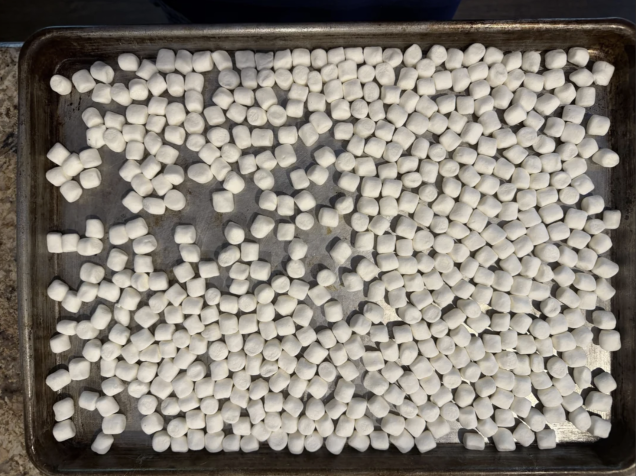
#> input picture marshmallows.png, 1272 x 952 px (shown at 1/2 size)
$ python watershed_contribution.py
#> lines starting #> are read from the running program, lines starting #| are printed output that depends on the picture; after the words box and inside, x2 and y2 are one past the last pixel; in counts of white or black regions, pixels touching at a corner belong together
"""How much of the count comes from thresholding, and how much from watershed?

Answer: thresholding alone gets you less than half. At t=165 the single largest
connected component contains ~160 touching marshmallows.
"""
import numpy as np
from PIL import Image
from scipy import ndimage as ndi
from skimage.measure import label, regionprops
from _common import IMAGE, TRUTH

g = np.array(Image.open(IMAGE).convert("L"))
ST = np.ones((3, 3), bool)

print(f"{'thresh':>7}{'raw blobs':>11}{'after area cut':>16}{'largest blob':>14}{'= mallows':>11}")
for t in (165, 175, 185, 195, 200, 205, 210):
    m = ndi.binary_opening(g > t, structure=ST, iterations=2)
    props = regionprops(label(m))
    a = np.array([p.area for p in props])
    med = np.median(a)
    print(f"{t:>7}{len(props):>11}{int((a >= 0.40*med).sum()):>16}"
          f"{int(a.max()):>14}{a.max()/med:>10.0f}x")
#> this loop made 7 passes
#> med on passes 1 to 7: 936, 850, 704, 501.5, 406, 300, 214
#|     165        164             141        150209       160x
#|     175        266             242         21245        25x
#|     185        385             359          5282         8x
#|     195        506             435          3013         6x
#|     200        531             436          1412         3x
#|     205        548             413          1121         4x
#|     210        477             370           928         4x
#> pass 1, `m = ndi.binary_opening(g > t, structure=ST, iterations=2)`:
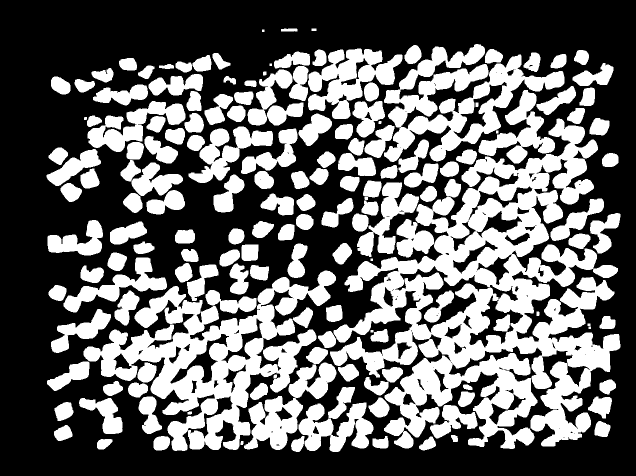
#> m: shape (952, 1272) bool (shown at 1/2 size); 40.6% white; 164 white regions, largest, box (x1, y1, x2, y2) and area: (660, 237, 1241, 898) 150209, (167, 541, 672, 902) 62769, (768, 88, 1129, 324) 31721
#> pass 2, `m = ndi.binary_opening(g > t, structure=ST, iterations=2)`:
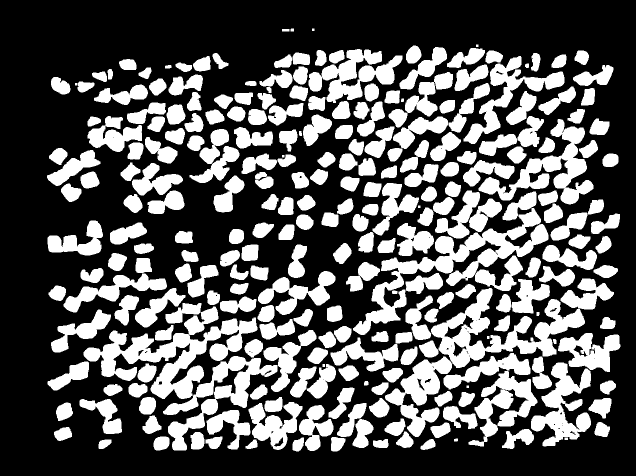
#> m: shape (952, 1272) bool (shown at 1/2 size); 35.4% white; 266 white regions, largest, box (x1, y1, x2, y2) and area: (167, 613, 515, 798) 21245, (706, 416, 1097, 670) 18825, (862, 576, 1170, 736) 16270
#> pass 3, `m = ndi.binary_opening(g > t, structure=ST, iterations=2)`:
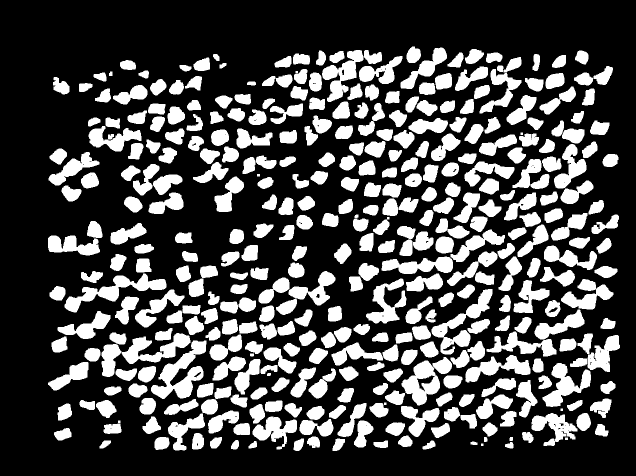
#> m: shape (952, 1272) bool (shown at 1/2 size); 29.2% white; 385 white regions, largest, box (x1, y1, x2, y2) and area: (302, 681, 413, 798) 5282, (129, 547, 333, 625) 4606, (803, 714, 904, 811) 4484
#> after the loop:
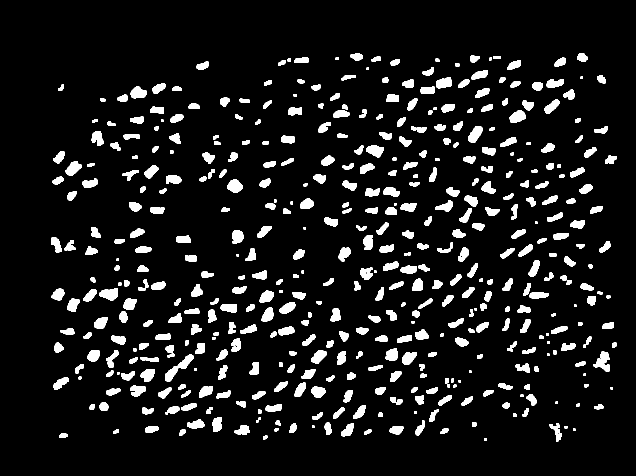
#> m: shape (952, 1272) bool (shown at 1/2 size); 8.8% white; 477 white regions, largest, box (x1, y1, x2, y2) and area: (330, 709, 388, 763) 928, (1187, 703, 1219, 743) 695, (198, 576, 236, 601) 665
print(f"\ntruth = {TRUTH}   (watershed is what turns those blobs into individual objects)")
